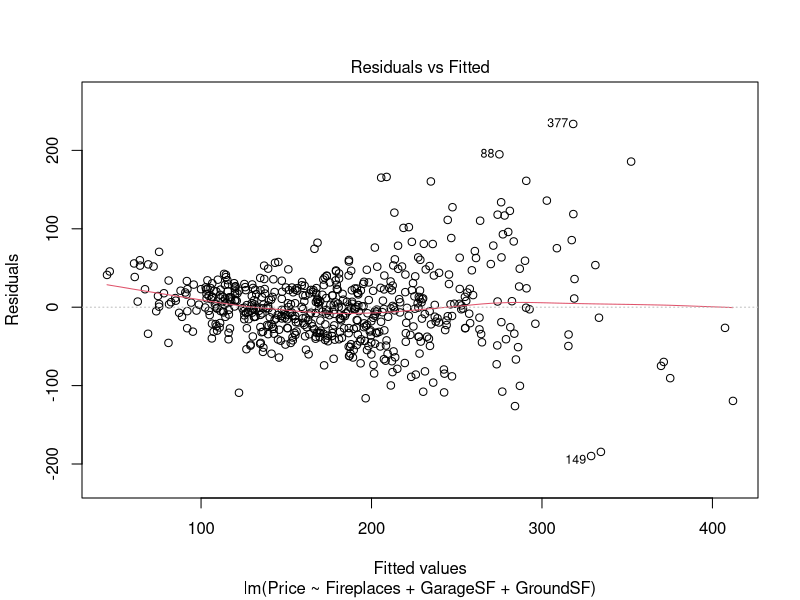
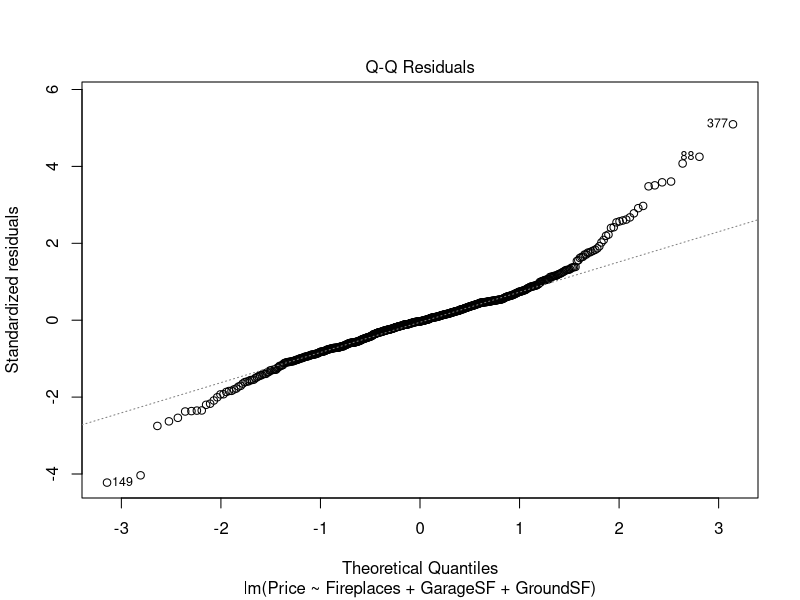
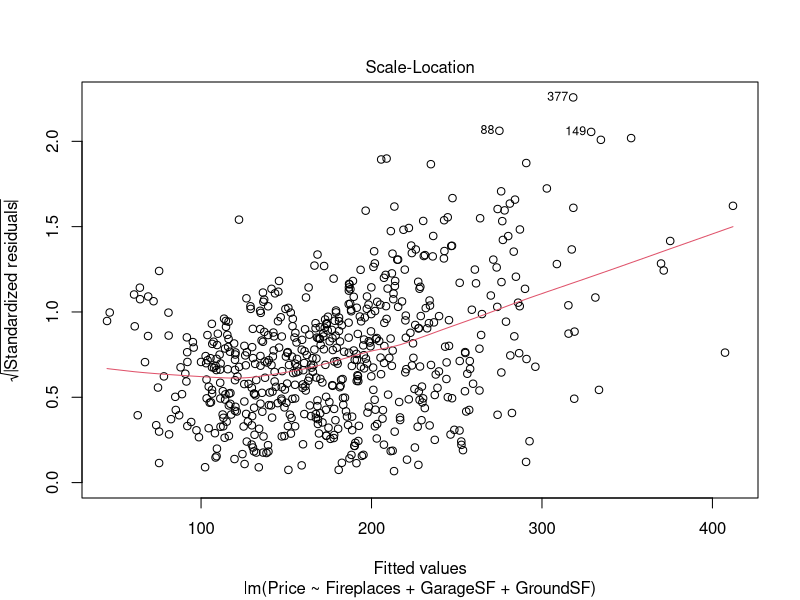
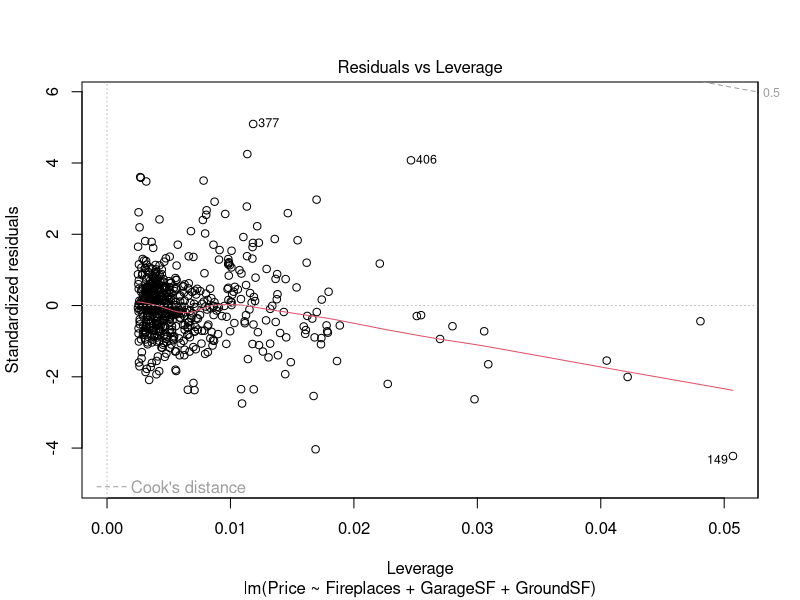
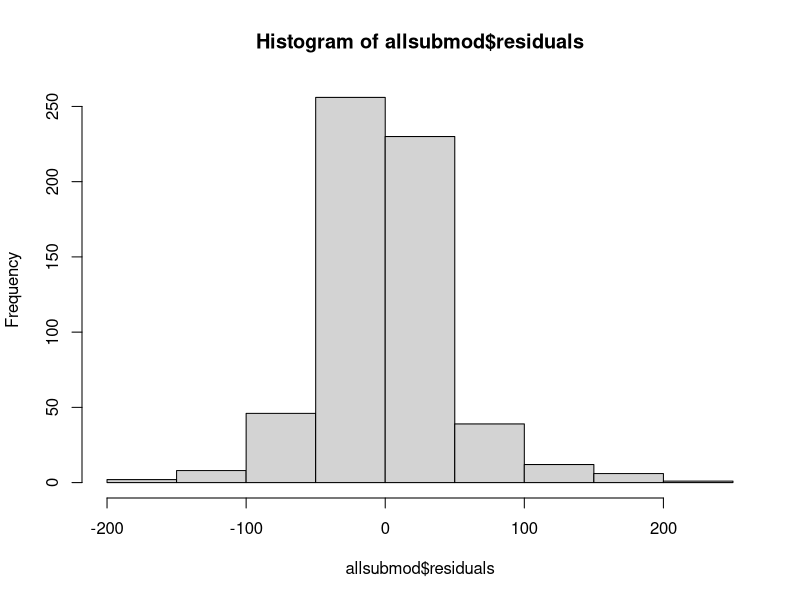
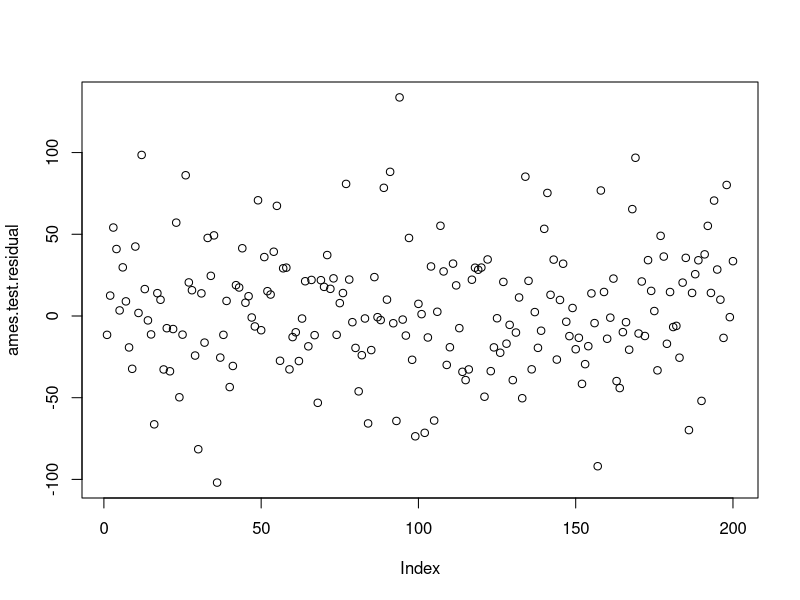
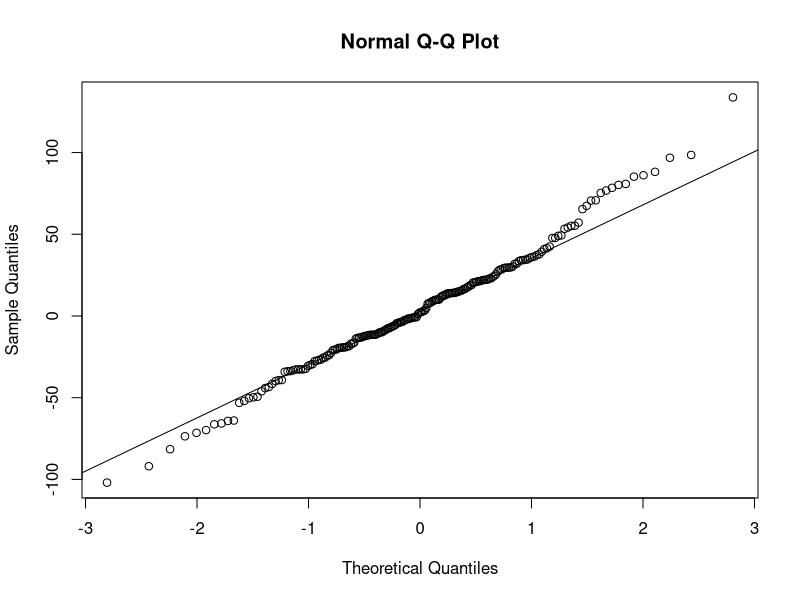
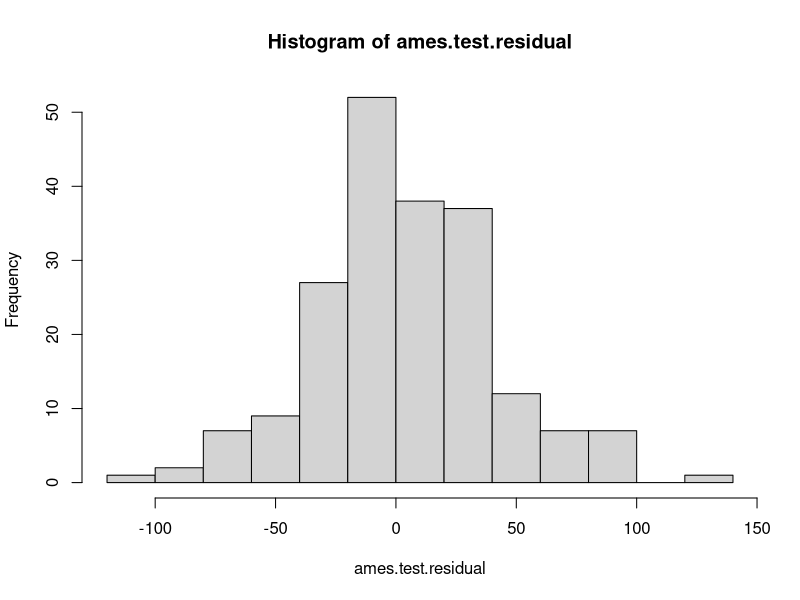

The R source for these figures, in order: (Note: this script raises an error after producing the figures.)
## ---- chunk 1
library(readr)
library(corrplot)
library(leaps)
library(car)
## ---- chunk 2
setwd("C:/Users/adeve/Desktop")
amestrain24 <- read.csv("AmesTrain24.csv")
amestest24 <- read.csv("AmesTest24.csv")
AmesTest5 <- read.csv("AmesTest5.csv")
AmesTrain5 <- read.csv("AmesTrain5.csv")
## ---- chunk 3
allsubmod = lm(Price~Fireplaces+GarageSF+GroundSF, amestrain24)

ames.test.predict <- predict(allsubmod, newdata=amestest24)
## ---- chunk 4
ames.test.residual = amestest24$Price - ames.test.predict
## ---- chunk 5
mean(ames.test.residual)
sd(ames.test.residual)

summary(allsubmod)
## ---- chunk 6
plot(allsubmod)
hist(allsubmod$residuals)

plot(ames.test.residual)
qqnorm(ames.test.residual)
qqline(ames.test.residual)
hist(ames.test.residual)
## ---- chunk 7
head(sort(ames.test.residual), decreasing=FALSE, 10)
tail(sort(ames.test.residual), decreasing=TRUE, 10)
## ---- chunk 8
crosscor = cor(amestest24$Price, ames.test.residual)

summary(allsubmod)$r.squared
crosscor^2

Shrinkage = summary(allsubmod)$r.squared - crosscor^2
Shrinkage
## ---- chunk 9
Mod1 = lm(formula = log(Price) ~ factor(Quality) + I(log(GroundSF)) + 
    YearBuilt + I(log(LotArea)) + factor(Condition) + BasementFinSF + 
    GarageCars + Porch + BasementSF + Fireplaces + KitchenQ + 
    CentralAir + Bedroom + SecondSF + HouseStyle + HeatingQC + 
    GarageC + LotFrontage + factor(Quality):YearBuilt + YearBuilt:factor(Condition), 
    data = AmesTrain5)

newpoint.mod1 = data.frame(Quality=7, GroundSF=2147, YearBuilt=1995, LotArea=17450, Condition=5, BasementFinSF=0, GarageCars=1, Porch=274, BasementSF=875, Fireplaces=1, KitchenQ="TA", CentralAir="Y", Bedroom=3, SecondSF=983, HouseStyle="2Story", HeatingQC="Ex", GarageC= "TA", LotFrontage=300)

predict.lm(Mod1, newpoint.mod1, interval = "prediction", level = 0.95)

exp(5.289327)

exp(5.700362)
